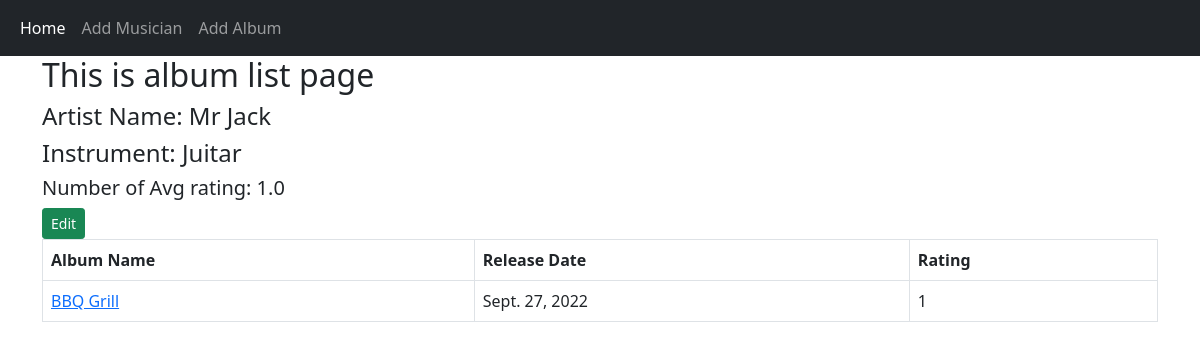
Screenshot of /album_list/1/ with the database file from the repository.
### firstapp/models.py (models this page shows, shortened)
class Musition(models.Model):
  first_name = models.CharField(max_length=50)
  last_name = models.CharField(max_length=50)
  instrument =models.CharField(max_length=100)

class Album(models.Model):
  artist = models.ForeignKey(Musition,on_delete=models.CASCADE)
  name = models.CharField(max_length=100)
  release_date = models.DateField()
  rating = (
    (1, "Worst"),
    (2, "Bad"),
    (3, "Not Bad"),
    (4, "Good"),
    (5, "Excellent"),
  )
  num_star = models.IntegerField(choices=rating)

### firstapp/views.py (the view)
# urls.py: path('album_list/<int:id>/',album_list, name='album_list'),
def album_list(request,id):
  artist_info = Musition.objects.get(pk=id)
  list_all = Album.objects.filter(artist=id).order_by('name','release_date')
  num_rating = Album.objects.filter(artist=id).aggregate(Avg('num_star'))
  context = {'title':'Album List','artist_info':artist_info,'list_all':list_all,'num_rating':num_rating}
  return render(request,'firstapp/album_list.html',context)

### templates/firstapp/album_list.html
{% extends './base.html'%}
{% block content %}
  <h2>This is album list page</h2>
  <h4>Artist Name: {{artist_info.first_name}} {{artist_info.last_name}}</h4>
  <h4>Instrument: {{artist_info.instrument}}</h4>
  <h5>Number of Avg rating: {{num_rating.num_star__avg}}</h5>
  <a href="{% url 'edit_artist' id=artist_info.id %}" class="btn btn-success btn-sm">Edit</a>
  <table class="table table-bordered">
    <tr>
      <th>Album Name</th>
      <th>Release Date</th>
      <th>Rating</th>
    </tr>
    {% for album_list in list_all %}
      <tr>
        <td><a href="{% url 'edit_album'  id=album_list.id %}">{{album_list.name}}</a></td>
        <td>{{album_list.release_date}}</td>
        <td>{{album_list.num_star}}</td>
      </tr>
    {% endfor %}
  </table>
{% endblock %}

### rows the page displays
Musition: first_name "Mr", last_name "Jack", instrument "Juitar"
Album: name "BBQ Grill", release_date "Sept. 27, 2022", num_star "1"

### other values shown
{{ num_rating.num_star__avg }} "1.0"
